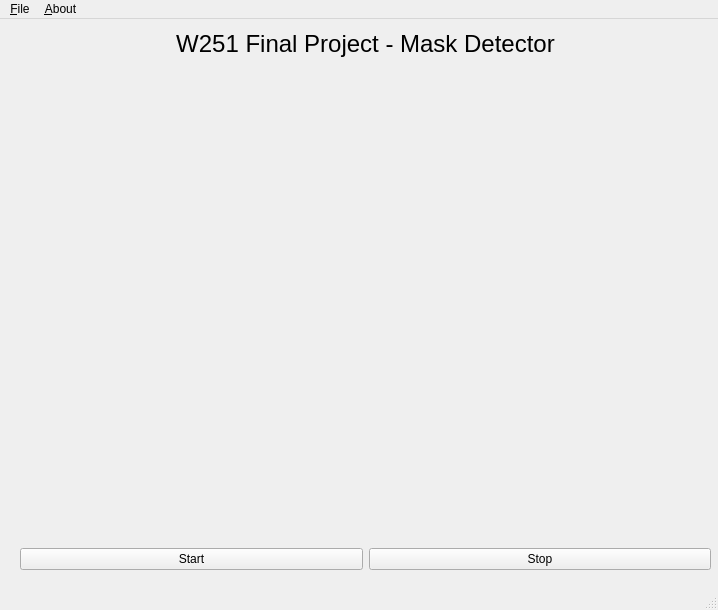
<?xml version="1.0" encoding="UTF-8"?>
<ui version="4.0">
 <class>MainWindow</class>
 <widget class="QMainWindow" name="MainWindow">
  <property name="geometry">
   <rect>
    <x>0</x>
    <y>0</y>
    <width>718</width>
    <height>610</height>
   </rect>
  </property>
  <property name="windowTitle">
   <string>Realtime COVID-19 Mask Detector - DR.SanFranDisco</string>
  </property>
  <widget class="QWidget" name="centralwidget">
   <widget class="QWidget" name="horizontalLayoutWidget">
    <property name="geometry">
     <rect>
      <x>20</x>
      <y>50</y>
      <width>691</width>
      <height>42</height>
     </rect>
    </property>
    <layout class="QHBoxLayout" name="horizontalLayout"/>
   </widget>
   <widget class="QWidget" name="horizontalLayoutWidget_2">
    <property name="geometry">
     <rect>
      <x>20</x>
      <y>520</y>
      <width>691</width>
      <height>41</height>
     </rect>
    </property>
    <layout class="QHBoxLayout" name="horizontalLayout_2">
     <item>
      <widget class="QPushButton" name="pushButton_StartCapture">
       <property name="text">
        <string>Start</string>
       </property>
      </widget>
     </item>
     <item>
      <widget class="QPushButton" name="pushButton_StopCapture">
       <property name="text">
        <string>Stop</string>
       </property>
      </widget>
     </item>
    </layout>
   </widget>
   <widget class="QWidget" name="verticalLayoutWidget">
    <property name="geometry">
     <rect>
      <x>20</x>
      <y>70</y>
      <width>691</width>
      <height>431</height>
     </rect>
    </property>
    <layout class="QVBoxLayout" name="verticalLayout"/>
   </widget>
   <widget class="QLabel" name="label_3">
    <property name="geometry">
     <rect>
      <x>230</x>
      <y>50</y>
      <width>351</width>
      <height>10</height>
     </rect>
    </property>
    <property name="maximumSize">
     <size>
      <width>16777215</width>
      <height>20</height>
     </size>
    </property>
    <property name="text">
     <string/>
    </property>
   </widget>
   <widget class="QWidget" name="horizontalLayoutWidget_3">
    <property name="geometry">
     <rect>
      <x>20</x>
      <y>0</y>
      <width>691</width>
      <height>51</height>
     </rect>
    </property>
    <layout class="QHBoxLayout" name="horizontalLayout_4">
     <item>
      <widget class="QLabel" name="label_2">
       <property name="maximumSize">
        <size>
         <width>16777215</width>
         <height>40</height>
        </size>
       </property>
       <property name="font">
        <font>
         <pointsize>18</pointsize>
        </font>
       </property>
       <property name="text">
        <string>W251 Final Project - Mask Detector</string>
       </property>
       <property name="alignment">
        <set>Qt::AlignCenter</set>
       </property>
      </widget>
     </item>
    </layout>
   </widget>
  </widget>
  <widget class="QMenuBar" name="menubar">
   <property name="geometry">
    <rect>
     <x>0</x>
     <y>0</y>
     <width>718</width>
     <height>22</height>
    </rect>
   </property>
   <widget class="QMenu" name="menu_File">
    <property name="title">
     <string>&amp;File</string>
    </property>
    <addaction name="action_Exit"/>
   </widget>
   <widget class="QMenu" name="menu_About">
    <property name="title">
     <string>&amp;About</string>
    </property>
    <addaction name="action_About"/>
   </widget>
   <addaction name="menu_File"/>
   <addaction name="menu_About"/>
  </widget>
  <widget class="QStatusBar" name="statusbar"/>
  <action name="action_Exit">
   <property name="text">
    <string>&amp;Exit</string>
   </property>
  </action>
  <action name="action_About">
   <property name="text">
    <string>&amp;About</string>
   </property>
  </action>
 </widget>
 <resources/>
 <connections/>
</ui>
